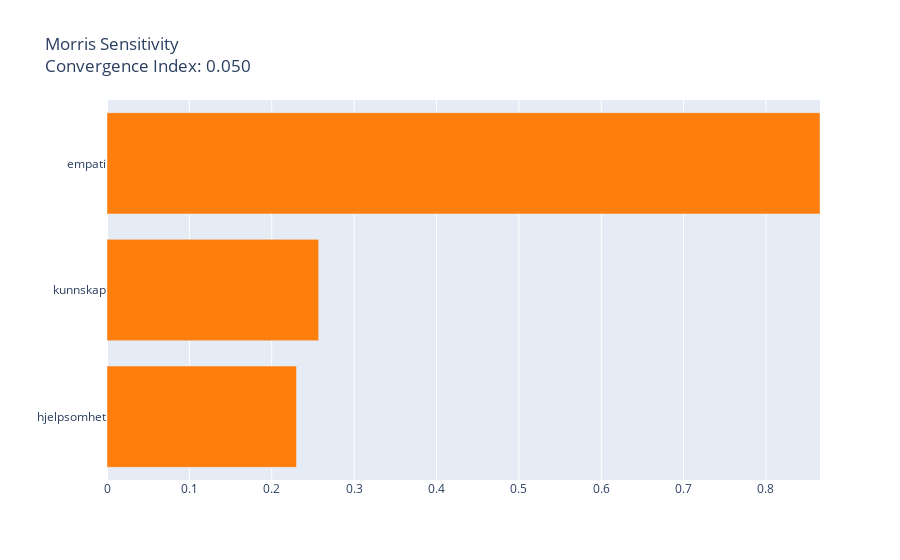

Notebook cell for this chart:
### Code cell
# Add more results from SHAP
interpret_model(model, plot='msa')

### Figure 1 — Plotly figure (JSON) as saved in the notebook; plotly's stock layout.template omitted (floating-point values rounded to 4 significant figures)
{"data": [{"marker": {"color": ["#ff7f0e", "#ff7f0e", "#ff7f0e"]}, "orientation": "h", "type": "bar", "x": [0.2301, 0.257, 0.8656], "y": ["hjelpsomhet", "kunnskap", "empati"]}], "layout": {"title": {"text": "Morris Sensitivity<br>Convergence Index: 0.050"}, "xaxis": {"range": [0, 0.8656], "title": {"text": ""}}, "yaxis": {"automargin": true, "dtick": 1, "title": {"text": ""}}}}
